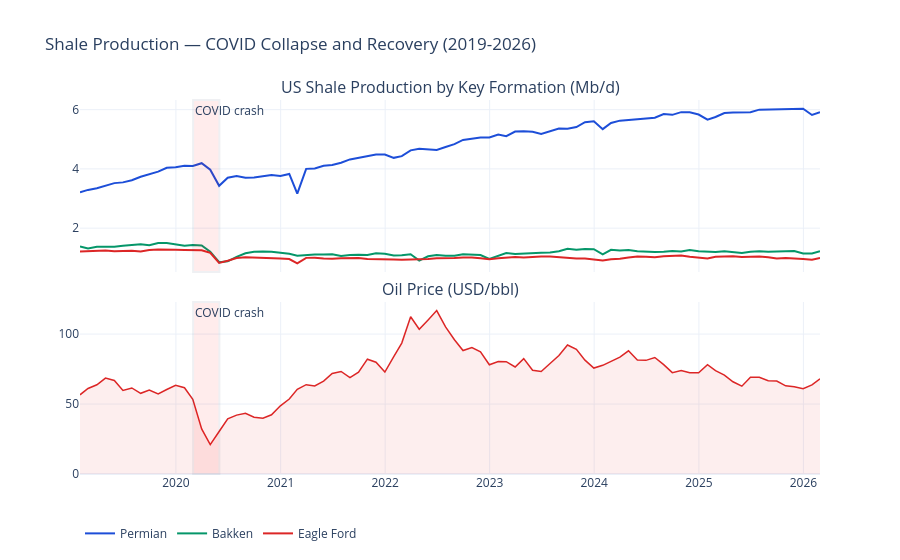

The notebook cell saved with this chart:
### Markdown cell above
## 5. COVID Collapse and Shale Recovery

### Code cell
# 2019-2026: collapse and recovery
covid_era = master.loc['2019':'2026'].copy()

fig = make_subplots(rows=2, cols=1, shared_xaxes=True, vertical_spacing=0.08,
                    subplot_titles=['US Shale Production by Key Formation (Mb/d)',
                                    'Oil Price (USD/bbl)'])

for col, label, color in [
    ('prod_tight_permian', 'Permian',    '#1D4ED8'),
    ('prod_tight_bakken',  'Bakken',     '#059669'),
    ('prod_tight_eagle_ford','Eagle Ford','#DC2626'),
]:
    data = covid_era[col].dropna()
    fig.add_trace(go.Scatter(
        x=data.index, y=data,
        mode='lines', name=label,
        line=dict(color=color, width=2)
    ), row=1, col=1)

fig.add_trace(go.Scatter(
    x=covid_era.index, y=covid_era['price_world'],
    mode='lines', fill='tozeroy', fillcolor='rgba(220,38,38,0.08)',
    line=dict(color='#DC2626', width=1.5), name='Price',
    showlegend=False
), row=2, col=1)

fig.add_vrect(x0='2020-03', x1='2020-06',
              fillcolor='red', opacity=0.07,
              annotation_text='COVID crash', annotation_position='top left')

fig.update_layout(
    title='Shale Production — COVID Collapse and Recovery (2019-2026)',
    template='plotly_white', height=560, hovermode='x unified',
    legend=dict(orientation='h', y=-0.12)
)
fig.show()
